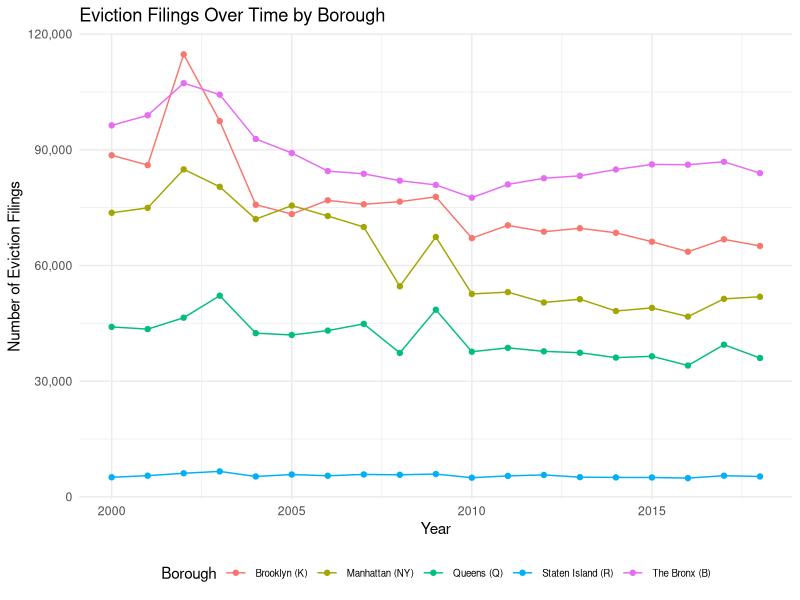
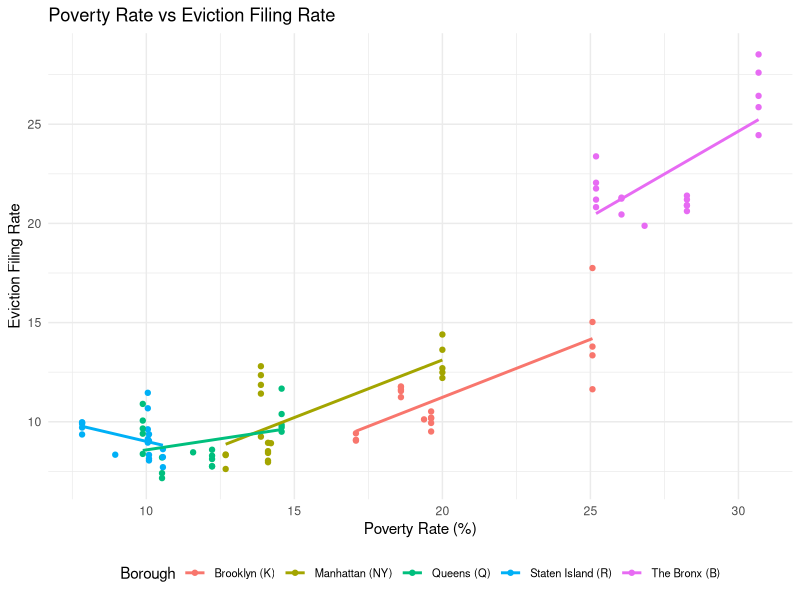
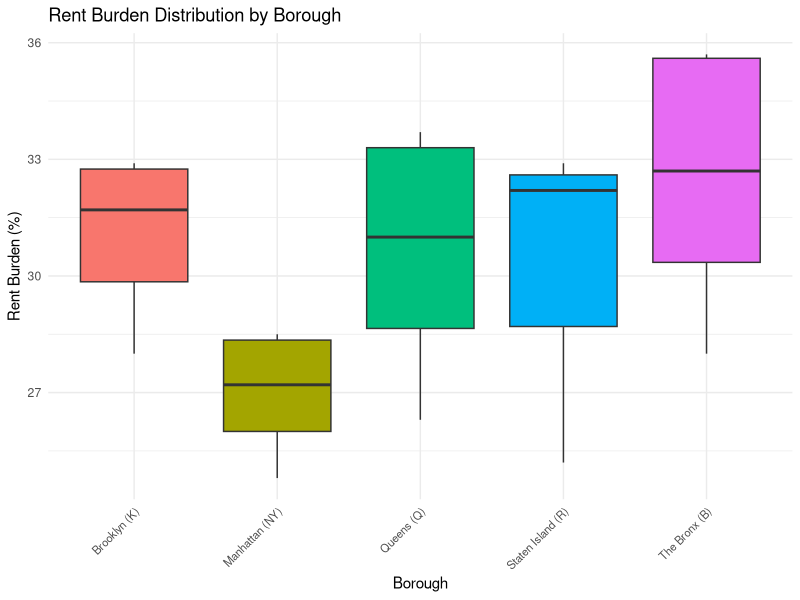
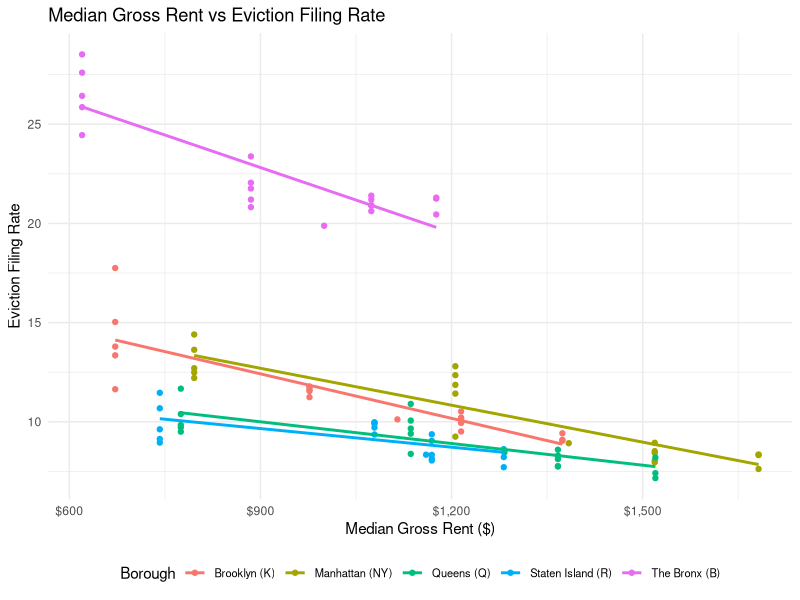
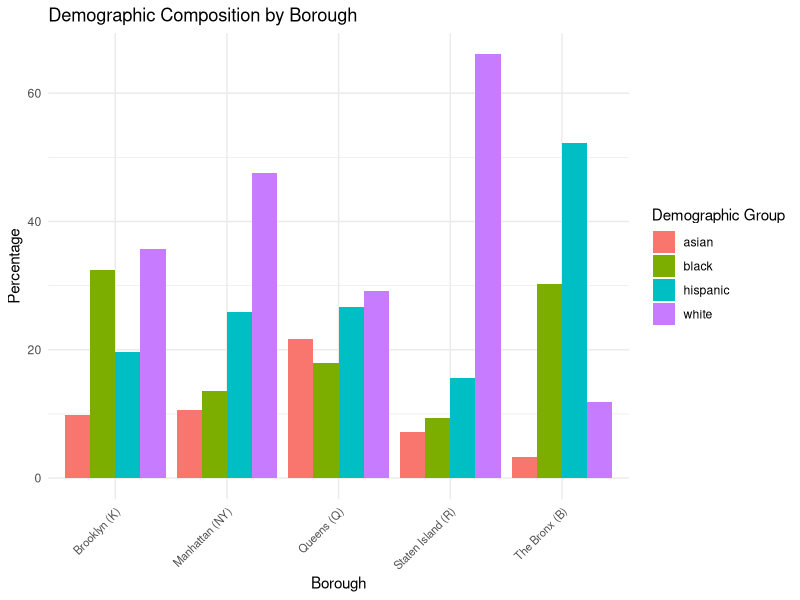
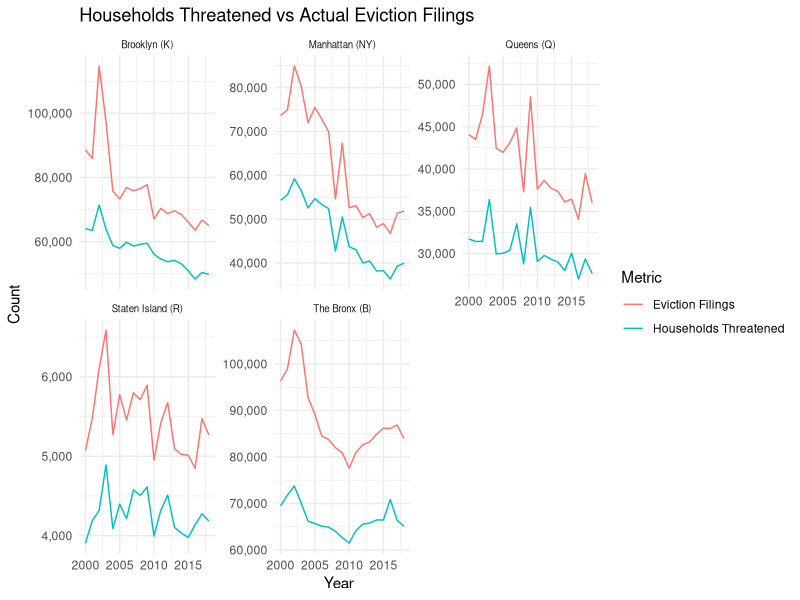
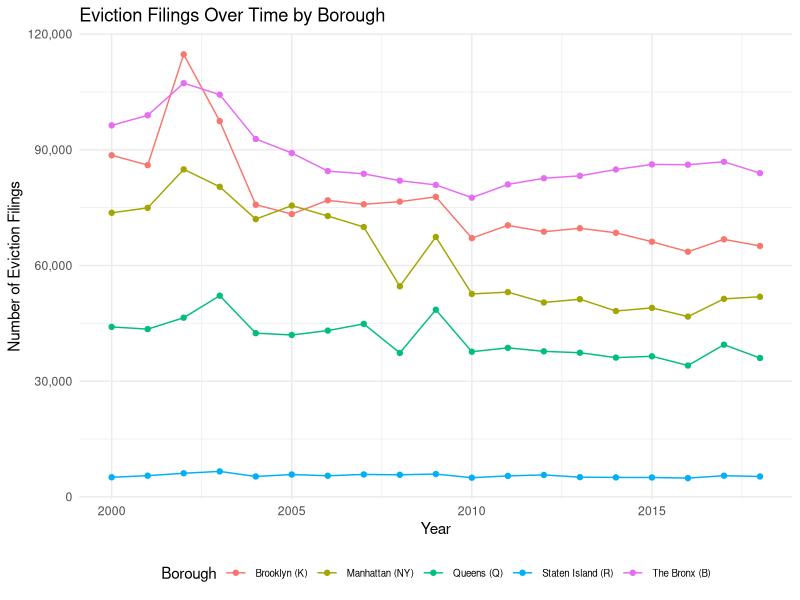
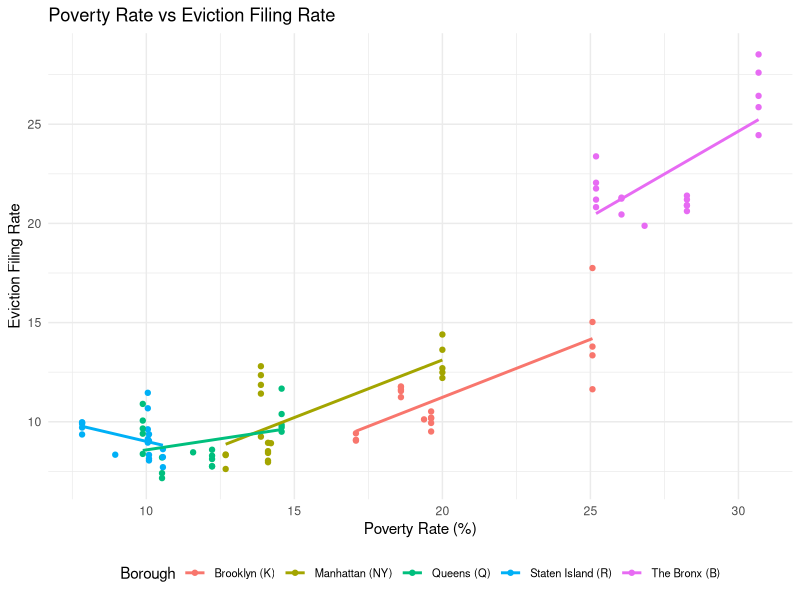

Source code (R) for these figures, in order:
## ---- chunk 1
knitr::opts_chunk$set(echo = TRUE)
library(tidyverse)
library(knitr)
library(kableExtra)

## ---- chunk 2
# Read the CSV files
queens_bronx_manhattan <- read_csv("./data/eviction_stats_Queens_Bronx_Manhattan.csv")
queens_richmond <- read_csv("./data/eviction_stats_Brooklyn_Richmond.csv")
## ---- chunk 3
# Combine the datasets
nyc_evictions <- bind_rows(queens_bronx_manhattan, queens_richmond) %>%
  # Remove any potential duplicates
  distinct() %>%
  # Sort by year and county name
  arrange(year, name) %>%
  # Create a borough column without "County"
  mutate(borough = str_replace(name, " County", ""))

## ---- chunk 4
# Create data dictionary
data_dictionary <- tribble(
  ~Column, ~Description,
  "GEOID", "Census FIPS code for 2010 geography",
  "name", "Census location name",
  "parent-location", "Parent location in Census hierarchy",
  "population", "Total population",
  "poverty-rate", "% of population with income below poverty level",
  "pct-renter-occupied", "% of occupied housing units that are renter-occupied",
  "median-gross-rent", "Median gross rent",
  "median-household-income", "Median household income",
  "median-property-value", "Median property value",
  "rent-burden", "Median gross rent as % of household income (max 50%)",
  "pct-white", "% population White alone, not Hispanic/Latino",
  "pct-af-am", "% population Black/African American alone, not Hispanic/Latino",
  "pct-hispanic", "% population Hispanic/Latino origin",
  "pct-am-ind", "% population American Indian/Alaska Native alone, not Hispanic/Latino",
  "pct-asian", "% population Asian alone, not Hispanic/Latino",
  "pct-nh-pi", "% population Native Hawaiian/Pacific Islander alone, not Hispanic/Latino",
  "pct-other", "% population other race alone, not Hispanic/Latino",
  "pct-multiple", "% population two or more races, not Hispanic/Latino",
  "households-threatened", "Number of unique households receiving eviction filing",
  "eviction-filings", "All eviction cases filed, including multiple cases against same address",
  "households-threatened-rate", "% of unique households receiving eviction filing",
  "eviction-filing-rate", "Ratio of evictions filed to renter-occupied homes",
  "filings-per-day", "Number of eviction filings per day"
)
## ---- chunk 5
# Display basic information about the dataset
cat("NYC Eviction Dataset Summary\n")
cat("==========================\n")
cat("Time period:", min(nyc_evictions$year), "-", max(nyc_evictions$year), "\n")
cat("Boroughs included:", paste(unique(nyc_evictions$borough), collapse=", "), "\n")
cat("Total records:", nrow(nyc_evictions), "\n")
cat("Number of columns:", ncol(nyc_evictions), "\n\n")

# Display first few rows of the dataset
head(nyc_evictions) %>%
  select(year, borough, population, `eviction-filings`, `households-threatened`) %>%
  kable(caption = "Sample of NYC Eviction Data") %>%
  kable_styling(bootstrap_options = c("striped", "hover"))

# Display data dictionary
data_dictionary %>%
  kable(caption = "Data Dictionary") %>%
  kable_styling(bootstrap_options = c("striped", "hover"), 
                full_width = FALSE,
                position = "left")

# Save combined dataset if needed
write_csv(nyc_evictions, "./data/nyc_eviction_data_combined.csv")
## ---- chunk 6
# Load additional required packages
library(ggplot2)
library(scales)
library(gridExtra)

## ---- chunk 7
# Create simplified borough mapping
borough_mapping <- c(
  "New York" = "Manhattan (NY)",
  "Kings" = "Brooklyn (K)",
  "Queens" = "Queens (Q)",
  "Bronx" = "The Bronx (B)",
  "Richmond" = "Staten Island (R)"
)

# Update the borough names in the dataset
nyc_evictions <- nyc_evictions %>%
  mutate(borough_simple = borough_mapping[borough])

## ---- chunk 8
# 1. Temporal Trends of Evictions by Borough
temporal_evic_borough <- ggplot(nyc_evictions, aes(x = year, y = `eviction-filings`, color = borough_simple)) +
  geom_line() +
  geom_point() +
  theme_minimal() +
  labs(title = "Eviction Filings Over Time by Borough",
       x = "Year",
       y = "Number of Eviction Filings",
       color = "Borough") +
  scale_y_continuous(labels = comma) +
  theme(legend.position = "bottom",
        legend.text = element_text(size = 7))

temporal_evic_borough

ggsave("figures/Yearly_Eviction/temporal_evic_borough.png", plot = temporal_evic_borough, width = 8, height = 6)

## ---- chunk 9
# 2. Relationship between Poverty Rate and Eviction Filing Rate
poverty_evic <- ggplot(nyc_evictions, aes(x = `poverty-rate`, y = `eviction-filing-rate`, color = borough_simple)) +
  geom_point() +
  geom_smooth(method = "lm", se = FALSE) +
  theme_minimal() +
  labs(title = "Poverty Rate vs Eviction Filing Rate",
       x = "Poverty Rate (%)",
       y = "Eviction Filing Rate",
       color = "Borough") +
  theme(legend.position = "bottom",
        legend.text = element_text(size = 8))

poverty_evic

ggsave("figures/Yearly_Eviction/poverty_evic.png", plot = poverty_evic, width = 8, height = 6)

## ---- chunk 10
# 3. Summary statistics by borough
borough_summary <- nyc_evictions %>%
  group_by(borough_simple) %>%
  summarise(
    avg_eviction_rate = mean(`eviction-filing-rate`),
    avg_poverty_rate = mean(`poverty-rate`),
    avg_rent_burden = mean(`rent-burden`),
    avg_median_rent = mean(`median-gross-rent`),
    total_filings = sum(`eviction-filings`)
  ) %>%
  arrange(desc(avg_eviction_rate))

# Display summary statistics
kable(borough_summary, 
      col.names = c("Borough", "Avg Eviction Rate", "Avg Poverty Rate", 
                    "Avg Rent Burden", "Avg Median Rent", "Total Filings"),
      caption = "Borough-level Summary Statistics",
      digits = 2) %>%
  kable_styling(bootstrap_options = c("striped", "hover"))


## ---- chunk 11
# 4. Rent burden analysis
rent_burden <- ggplot(nyc_evictions, aes(x = borough_simple, y = `rent-burden`, fill = borough_simple)) +
  geom_boxplot() +
  theme_minimal() +
  labs(title = "Rent Burden Distribution by Borough",
       x = "Borough",
       y = "Rent Burden (%)") +
  theme(legend.position = "none",
        axis.text.x = element_text(angle = 45, hjust = 1, size = 8))

rent_burden

ggsave("figures/Yearly_Eviction/rent_burden.png", plot = rent_burden, width = 8, height = 6)

## ---- chunk 12
# 5. Correlation between median rent and eviction rates
med_gross_rent_evic <- ggplot(nyc_evictions, aes(x = `median-gross-rent`, y = `eviction-filing-rate`, 
                         color = borough_simple)) +
  geom_point() +
  geom_smooth(method = "lm", se = FALSE) +
  theme_minimal() +
  labs(title = "Median Gross Rent vs Eviction Filing Rate",
       x = "Median Gross Rent ($)",
       y = "Eviction Filing Rate",
       color = "Borough") +
  scale_x_continuous(labels = dollar) +
  theme(legend.position = "bottom",
        legend.text = element_text(size = 8))

med_gross_rent_evic

ggsave("figures/Yearly_Eviction/med_gross_rent_evic.png", plot = med_gross_rent_evic, width = 8, height = 6)

## ---- chunk 13
# 6. Demographic analysis
demographic_summary <- nyc_evictions %>%
  group_by(borough_simple) %>%
  summarise(
    white = mean(`pct-white`),
    black = mean(`pct-af-am`),
    hispanic = mean(`pct-hispanic`),
    asian = mean(`pct-asian`)
  ) %>%
  pivot_longer(cols = -borough_simple, 
               names_to = "demographic", 
               values_to = "percentage")

demog_comp_borough <- ggplot(demographic_summary, aes(x = borough_simple, y = percentage, fill = demographic)) +
  geom_bar(stat = "identity", position = "dodge") +
  theme_minimal() +
  labs(title = "Demographic Composition by Borough",
       x = "Borough",
       y = "Percentage",
       fill = "Demographic Group") +
  theme(axis.text.x = element_text(angle = 45, hjust = 1, size = 8))

demog_comp_borough

ggsave("figures/Yearly_Eviction/demog_comp_borough.png", plot = demog_comp_borough, width = 8, height = 6)

## ---- chunk 14
# 7. Time series of households threatened vs actual filings
time_series <- ggplot(nyc_evictions, aes(x = year)) +
  geom_line(aes(y = `households-threatened`, color = "Households Threatened")) +
  geom_line(aes(y = `eviction-filings`, color = "Eviction Filings")) +
  facet_wrap(~borough_simple, scales = "free_y") +
  theme_minimal() +
  labs(title = "Households Threatened vs Actual Eviction Filings",
       x = "Year",
       y = "Count",
       color = "Metric") +
  scale_y_continuous(labels = comma) +
  theme(strip.text = element_text(size = 7))

time_series

ggsave("figures/Yearly_Eviction/time_series.png", plot = time_series, width = 8, height = 6)
  
